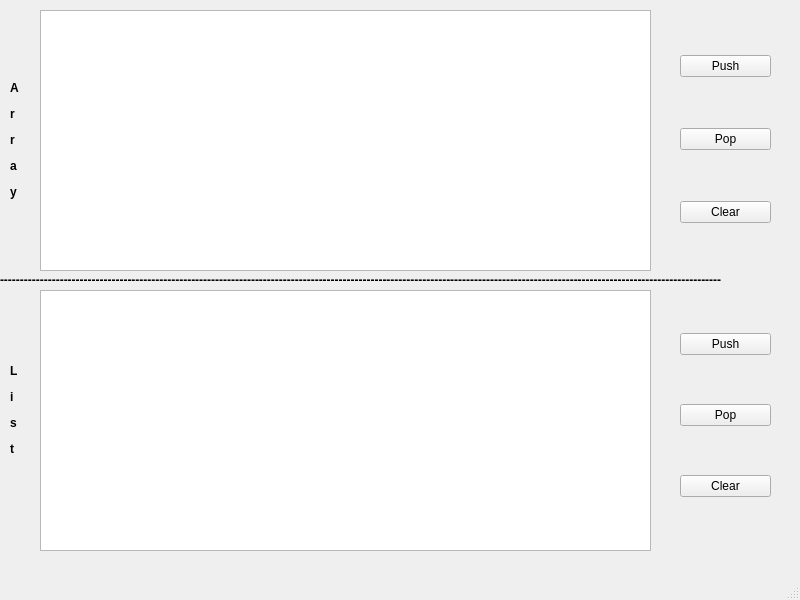
<?xml version="1.0" encoding="UTF-8"?>
<ui version="4.0">
 <class>MainWindow</class>
 <widget class="QMainWindow" name="MainWindow">
  <property name="geometry">
   <rect>
    <x>0</x>
    <y>0</y>
    <width>800</width>
    <height>600</height>
   </rect>
  </property>
  <property name="sizePolicy">
   <sizepolicy hsizetype="Fixed" vsizetype="Fixed">
    <horstretch>0</horstretch>
    <verstretch>0</verstretch>
   </sizepolicy>
  </property>
  <property name="minimumSize">
   <size>
    <width>800</width>
    <height>600</height>
   </size>
  </property>
  <property name="maximumSize">
   <size>
    <width>800</width>
    <height>600</height>
   </size>
  </property>
  <property name="windowTitle">
   <string>Task 2</string>
  </property>
  <widget class="QWidget" name="centralwidget">
   <widget class="QTreeView" name="treeView">
    <property name="geometry">
     <rect>
      <x>40</x>
      <y>290</y>
      <width>611</width>
      <height>261</height>
     </rect>
    </property>
   </widget>
   <widget class="QTextBrowser" name="textBrowser">
    <property name="geometry">
     <rect>
      <x>40</x>
      <y>10</y>
      <width>611</width>
      <height>261</height>
     </rect>
    </property>
   </widget>
   <widget class="QWidget" name="layoutWidget">
    <property name="geometry">
     <rect>
      <x>680</x>
      <y>290</y>
      <width>91</width>
      <height>251</height>
     </rect>
    </property>
    <layout class="QVBoxLayout" name="verticalLayout">
     <item>
      <widget class="QPushButton" name="pushButton_push">
       <property name="text">
        <string>Push</string>
       </property>
      </widget>
     </item>
     <item>
      <widget class="QPushButton" name="pushButton_pop">
       <property name="text">
        <string>Pop</string>
       </property>
      </widget>
     </item>
     <item>
      <widget class="QPushButton" name="pushButton_clear">
       <property name="text">
        <string>Clear</string>
       </property>
      </widget>
     </item>
    </layout>
   </widget>
   <widget class="QWidget" name="layoutWidget">
    <property name="geometry">
     <rect>
      <x>680</x>
      <y>10</y>
      <width>91</width>
      <height>261</height>
     </rect>
    </property>
    <layout class="QVBoxLayout" name="verticalLayout_2">
     <item>
      <widget class="QPushButton" name="pushButton_push_2">
       <property name="text">
        <string>Push</string>
       </property>
      </widget>
     </item>
     <item>
      <widget class="QPushButton" name="pushButton_pop_2">
       <property name="text">
        <string>Pop</string>
       </property>
      </widget>
     </item>
     <item>
      <widget class="QPushButton" name="pushButton_clear_2">
       <property name="text">
        <string>Clear</string>
       </property>
      </widget>
     </item>
    </layout>
   </widget>
   <widget class="QLabel" name="label">
    <property name="geometry">
     <rect>
      <x>10</x>
      <y>20</y>
      <width>21</width>
      <height>241</height>
     </rect>
    </property>
    <property name="text">
     <string>&lt;html&gt;&lt;head/&gt;&lt;body&gt;&lt;p&gt;&lt;span style=&quot; font-weight:700;&quot;&gt;A&lt;/span&gt;&lt;/p&gt;&lt;p&gt;&lt;span style=&quot; font-weight:700;&quot;&gt;r&lt;/span&gt;&lt;/p&gt;&lt;p&gt;&lt;span style=&quot; font-weight:700;&quot;&gt;r&lt;/span&gt;&lt;/p&gt;&lt;p&gt;&lt;span style=&quot; font-weight:700;&quot;&gt;a&lt;/span&gt;&lt;/p&gt;&lt;p&gt;&lt;span style=&quot; font-weight:700;&quot;&gt;y&lt;/span&gt;&lt;/p&gt;&lt;/body&gt;&lt;/html&gt;</string>
    </property>
    <property name="scaledContents">
     <bool>true</bool>
    </property>
    <property name="wordWrap">
     <bool>true</bool>
    </property>
   </widget>
   <widget class="QLabel" name="label_2">
    <property name="geometry">
     <rect>
      <x>10</x>
      <y>290</y>
      <width>21</width>
      <height>241</height>
     </rect>
    </property>
    <property name="text">
     <string>&lt;html&gt;&lt;head/&gt;&lt;body&gt;&lt;p&gt;&lt;span style=&quot; font-weight:700;&quot;&gt;L&lt;/span&gt;&lt;/p&gt;&lt;p&gt;&lt;span style=&quot; font-weight:700;&quot;&gt;i&lt;/span&gt;&lt;/p&gt;&lt;p&gt;&lt;span style=&quot; font-weight:700;&quot;&gt;s&lt;/span&gt;&lt;/p&gt;&lt;p&gt;&lt;span style=&quot; font-weight:700;&quot;&gt;t&lt;/span&gt;&lt;/p&gt;&lt;/body&gt;&lt;/html&gt;</string>
    </property>
    <property name="scaledContents">
     <bool>true</bool>
    </property>
    <property name="wordWrap">
     <bool>true</bool>
    </property>
   </widget>
   <widget class="QLabel" name="label_3">
    <property name="geometry">
     <rect>
      <x>0</x>
      <y>270</y>
      <width>791</width>
      <height>20</height>
     </rect>
    </property>
    <property name="text">
     <string>&lt;html&gt;&lt;head/&gt;&lt;body&gt;&lt;p&gt;&lt;span style=&quot; font-weight:700;&quot;&gt;-------------------------------------------------------------------------------------------------------------------------------------------------------------------------------------&lt;/span&gt;&lt;/p&gt;&lt;/body&gt;&lt;/html&gt;</string>
    </property>
   </widget>
  </widget>
  <widget class="QMenuBar" name="menubar">
   <property name="geometry">
    <rect>
     <x>0</x>
     <y>0</y>
     <width>800</width>
     <height>22</height>
    </rect>
   </property>
  </widget>
  <widget class="QStatusBar" name="statusbar"/>
 </widget>
 <resources/>
 <connections/>
</ui>
